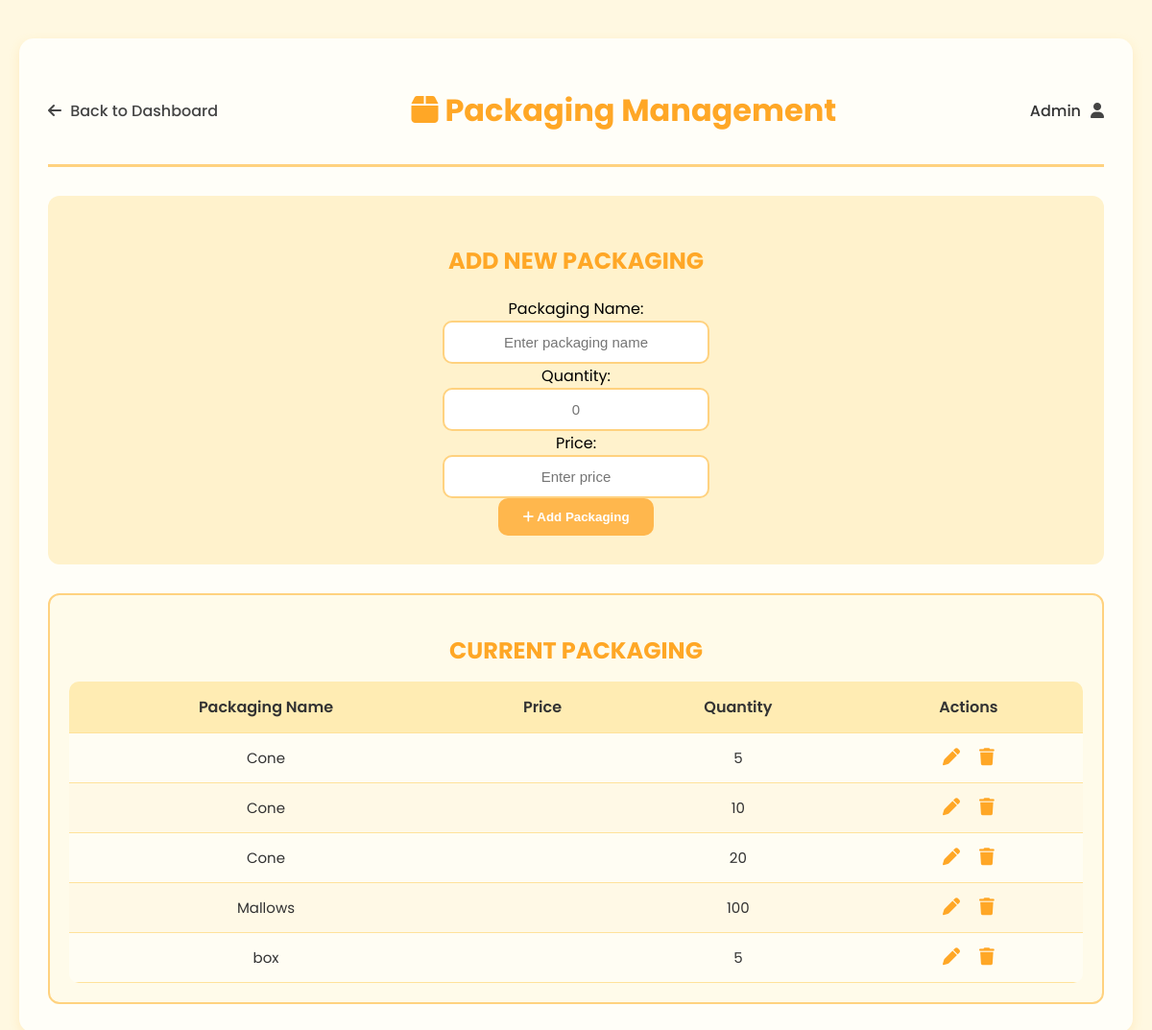
The page /packaging/ (signed in) on the database its author committed.
### dashboard/models.py (models this page shows, shortened)
class Packaging(models.Model):
    name = models.CharField(max_length=100)
    quantity = models.PositiveIntegerField(default=0)

### dashboard/views.py (the view, shortened to what this page needs)
# urls.py: path('packaging/', views.add_packaging, name='packaging'),
def add_packaging(request):
    packaging_list = Packaging.objects.all().order_by('name')
    packaging_to_edit = None
    if 'edit' in request.GET:
        packaging_to_edit = get_object_or_404(Packaging, id=request.GET['edit'])
    return render(request, 'dashboard/packaging.html', {
        'packaging_list': packaging_list,
        'packaging_to_edit': packaging_to_edit
    })

### dashboard/templates/dashboard/packaging.html (shortened to what this page needs)
{% load static %}
<!DOCTYPE html>
<html lang="en">
<head>
  <link rel="stylesheet" href="https://cdnjs.cloudflare.com/ajax/libs/font-awesome/6.5.0/css/all.min.css">
  <link rel="stylesheet" href="{% static 'css/packaging.css' %}">
</head>
<body>
  <div class="container">
    <header class="header">
      <a href="{% url 'home' %}" class="back-btn">
        <i class="fa-solid fa-arrow-left"></i> Back to Dashboard
      </a>
      <h1><i class="fa-solid fa-box"></i> Packaging Management</h1>
      <div class="admin-profile">
        <span>{{ request.user.username|title }}</span>
        <i class="fa-solid fa-user"></i>
      </div>
    </header>
    <section class="add-form">
      <h2>ADD NEW PACKAGING</h2>
      <form method="POST" action="{% url 'add_packaging' %}">
        <div class="form-section">
          <div>
            <label>Packaging Name:</label><br>
            <input type="text" name="name" placeholder="Enter packaging name" required>
          </div>
          <div>
            <label>Quantity:</label><br>
            <input type="number" name="quantity" placeholder="0" min="0" required>
          </div>
          <div>
            <label>Price:</label><br>
            <input type="text" name="price" placeholder="Enter price">
          </div>
          <button type="submit" class="add-btn">
            <i class="fa-solid fa-plus"></i> Add Packaging
          </button>
        </div>
      </form>
    </section>
    <section class="flavor-list">
      <h2>CURRENT PACKAGING</h2>
      <table>
        <thead>
          <tr>
            <th>Packaging Name</th>
            <th>Price</th>
            <th>Quantity</th>
            <th>Actions</th>
          </tr>
        </thead>
        <tbody>
          {% for pack in packaging_list %}
            <tr>
              {% if packaging_to_edit and packaging_to_edit.id == pack.id %}
                <form method="POST" action="{% url 'packaging' %}" class="inline-edit-form">
                  {% csrf_token %}
                  <td><input type="text" name="name" value="{{ pack.name }}"></td>
                  <td><input type="text" name="price" value="{{ pack.price }}"></td>
                  <td><input type="number" name="quantity" value="{{ pack.quantity }}"></td>
                  <td class="actions">
                    <button type="submit" name="action" value="update_packaging">Save</button>
                    <a href="{% url 'packaging' %}" class="cancel-btn">Cancel</a>
                    <input type="hidden" name="packaging_id" value="{{ pack.id }}">
                  </td>
                </form>
              {% else %}
                <td>{{ pack.name }}</td>
                <td>{{ pack.price }}</td>
                <td>{{ pack.quantity }}</td>
                <td class="actions">
                  <a href="{% url 'packaging' %}?edit={{ pack.id }}" title="Edit"><i class="fa-solid fa-pen"></i></a>
                  <a href="{% url 'delete_packaging' pack.id %}"
                     onclick="return confirm('Are you sure you want to delete {{ pack.name }}?')"
                     title="Delete"><i class="fa-solid fa-trash"></i></a>
                </td>
              {% endif %}
            </tr>
          {% empty %}
            <tr><td colspan="4" class="no-data">No packaging found.</td></tr>
          {% endfor %}
        </tbody>
      </table>
    </section>
  </div>
</body>
</html>

### dashboard/static/css/packaging.css (style rules this page uses)
body { font-family: 'Poppins', sans-serif; background-color: #fff8e1; margin: 0; padding: 0; }
.container { max-width: 1100px; margin: 40px auto; background: #fffef8; border-radius: 15px; box-shadow: 0 4px 12px rgba(255, 188, 61, 0.2); padding: 30px; }
.header { display: flex; align-items: center; justify-content: space-between; border-bottom: 3px solid #ffd27f; padding-bottom: 10px; }
.header h1 { color: #ffa726; font-weight: 700; }
.back-btn { color: #444; text-decoration: none; font-weight: 500; }
.back-btn i { margin-right: 5px; }
.admin-profile { display: flex; align-items: center; gap: 10px; color: #333; font-weight: 500; }
.admin-profile i { color: #444; }
.add-form { background-color: #fff2cc; border-radius: 12px; padding: 30px; text-align: center; margin-top: 30px; }
.add-form h2 { color: #ffa726; font-weight: 700; margin-bottom: 20px; }
.add-form form { display: flex; justify-content: center; gap: 15px; flex-wrap: wrap; }
.add-form input { padding: 12px; border: 2px solid #ffd27f; border-radius: 10px; width: 250px; text-align: center; font-size: 15px; outline: none; }
.add-btn { background-color: #ffb74d; color: #fff; border: none; border-radius: 10px; padding: 12px 25px; font-weight: 600; cursor: pointer; transition: 0.3s ease; }
.flavor-list { background: #fffbea; border: 2px solid #ffd27f; border-radius: 12px; margin-top: 30px; padding: 20px; }
.flavor-list h2 { text-align: center; color: #ffa726; font-weight: 700; margin-bottom: 15px; }
table { width: 100%; border-collapse: collapse; background-color: #fffdf3; border-radius: 10px; overflow: hidden; }
th, td { padding: 14px; text-align: center; border-bottom: 1px solid #ffe29a; }
th { background-color: #ffecb3; color: #333; font-weight: 600; }
td { color: #333; font-size: 15px; }
tr:nth-child(even) { background-color: #fff9e6; }
.actions a { margin: 0 8px; color: #ffa726; text-decoration: none; transition: 0.3s; }
.actions i { font-size: 18px; }

### dashboard/templates/dashboard/packaging.html (style rules this page uses)
input[type=number] { -moz-appearance: textfield; }

### rows shown on the page
Packaging: name "Cone", quantity "5"
Packaging: name "Cone", quantity "10"
Packaging: name "Cone", quantity "20"
Packaging: name "Mallows", quantity "100"
Packaging: name "box", quantity "5"

### other values the page prints
{{ request.user.username|title }} "Admin"
